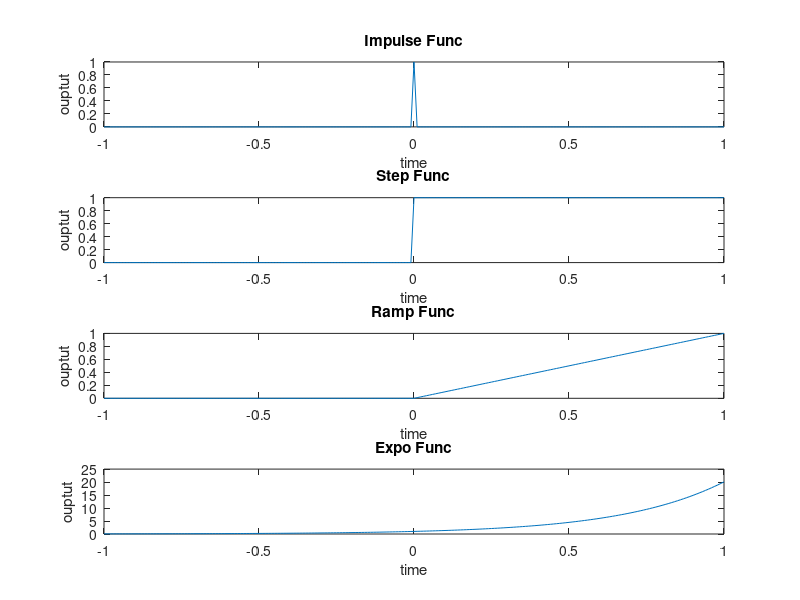

Write MATLAB code to recreate this figure.
% @Author:Balasubramanyam Evani
% EC1634 DSP LAB
% Demonstration of basic signals

time = (-1 : 0.01 : 1)';
impulse = time == 0;
step = time>=0;
ramp = time .* step;
expo = exp(3*time);
subplot(4,1,2),plot(time,step),xlabel('time'),ylabel('ouptut'),title('Step Func')
subplot(4,1,3),plot(time,ramp),xlabel('time'),ylabel('ouptut'),title('Ramp Func')
subplot(4,1,1),plot(time,impulse),xlabel('time'),ylabel('ouptut'),title('Impulse Func')
subplot(4,1,4),plot(time,expo),xlabel('time'),ylabel('ouptut'),title('Expo Func')